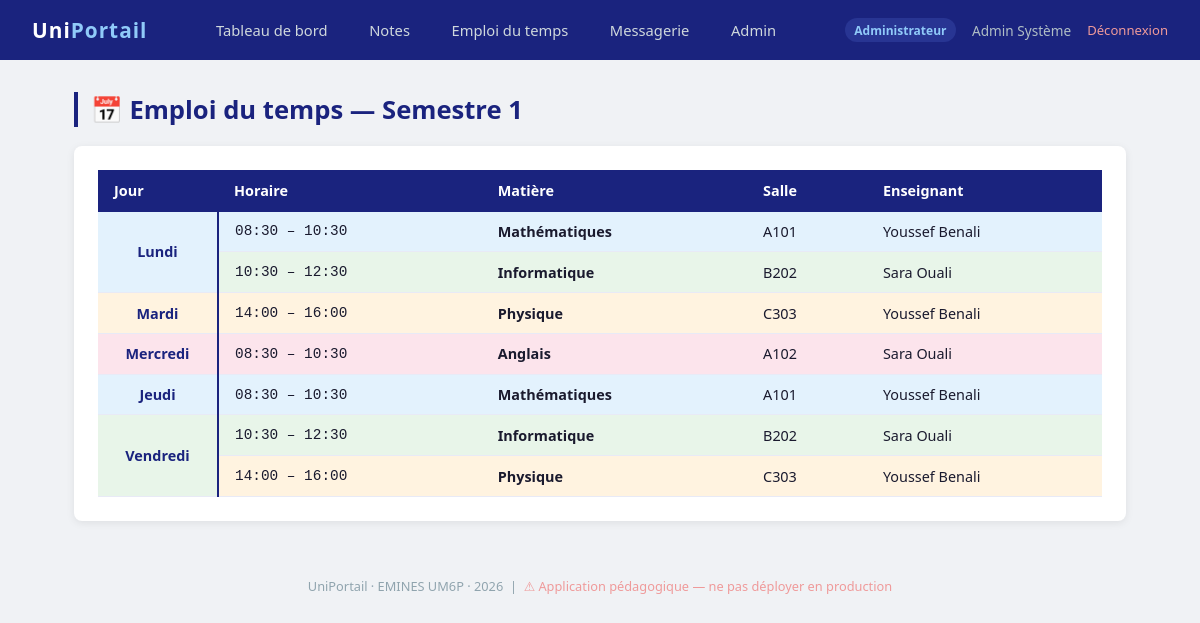
The app's page /app/emploi_du_temps.php (signed in) with its own data.
### tables this page shows
CREATE TABLE emploi_du_temps (
    id             INT AUTO_INCREMENT PRIMARY KEY,
    matiere        VARCHAR(100) NOT NULL,
    professeur_id  INT NOT NULL,
    jour           ENUM('Lundi','Mardi','Mercredi','Jeudi','Vendredi') NOT NULL,
    heure_debut    TIME NOT NULL,
    heure_fin      TIME NOT NULL,
    salle          VARCHAR(50)  NOT NULL,
    FOREIGN KEY (professeur_id) REFERENCES users(id)
);

CREATE TABLE users (
    id            INT AUTO_INCREMENT PRIMARY KEY,
    nom           VARCHAR(100)  NOT NULL,
    prenom        VARCHAR(100)  NOT NULL,
    email         VARCHAR(150)  NOT NULL UNIQUE,
    password      VARCHAR(255)  NOT NULL,
    role          ENUM('admin','professeur','etudiant') NOT NULL,
    date_creation DATETIME DEFAULT CURRENT_TIMESTAMP
);

### app/emploi_du_temps.php (the view, shortened to what this page needs)
<?php
require_once 'config.php';
require_once 'layout.php';
$edt = $pdo->query(
    "SELECT e.jour, e.heure_debut, e.heure_fin, e.matiere, e.salle,
            u.nom, u.prenom
     FROM emploi_du_temps e
     JOIN users u ON u.id = e.professeur_id
     ORDER BY FIELD(e.jour,'Lundi','Mardi','Mercredi','Jeudi','Vendredi'), e.heure_debut"
)->fetchAll(PDO::FETCH_ASSOC);
$parJour = [];
foreach ($edt as $cours) {
    $parJour[$cours['jour']][] = $cours;
}
$jours = ['Lundi','Mardi','Mercredi','Jeudi','Vendredi'];
$colors = [
    'Mathématiques' => '#e3f2fd',
    'Informatique'  => '#e8f5e9',
    'Physique'      => '#fff3e0',
    'Anglais'       => '#fce4ec',
];
?>
<div class="container">
  <h1>📅 Emploi du temps — Semestre 1</h1>
  <div class="card">
    <table>
      <thead>
        <tr>
          <th style="width:120px;">Jour</th>
          <th>Horaire</th>
          <th>Matière</th>
          <th>Salle</th>
          <th>Enseignant</th>
        </tr>
      </thead>
      <tbody>
        <?php foreach ($jours as $jour): ?>
          <?php if (!empty($parJour[$jour])): ?>
            <?php foreach ($parJour[$jour] as $i => $cours): ?>
            <tr style="background:<?= $colors[$cours['matiere']] ?? '#fff' ?>;">
              <?php if ($i === 0): ?>
              <td rowspan="<?= count($parJour[$jour]) ?>"
                  style="font-weight:700;color:#1a237e;vertical-align:middle;text-align:center;
                         border-right:2px solid #1a237e;">
                <?= htmlspecialchars($jour) ?>
              </td>
              <?php endif; ?>
              <td style="font-family:monospace;">
                <?= substr($cours['heure_debut'],0,5) ?> – <?= substr($cours['heure_fin'],0,5) ?>
              </td>
              <td style="font-weight:600;"><?= htmlspecialchars($cours['matiere']) ?></td>
              <td><?= htmlspecialchars($cours['salle']) ?></td>
              <td><?= htmlspecialchars($cours['prenom'] . ' ' . $cours['nom']) ?></td>
            </tr>
            <?php endforeach; ?>
          <?php endif; ?>
        <?php endforeach; ?>
      </tbody>
    </table>
  </div>
</div>

### app/layout.php (style rules this page uses)
*, *::before, *::after { box-sizing: border-box; margin: 0; padding: 0; }
body { font-family: 'Segoe UI', Arial, sans-serif; background: #f0f2f5; color: #1a1a2e; min-height: 100vh; }
.container { max-width: 1100px; margin: 2rem auto; padding: 0 1.5rem; }
h1 { font-size: 1.6rem; margin-bottom: 1.2rem; color: #1a237e; border-left: 4px solid #1a237e; padding-left: .8rem; }
.card { background: #fff; border-radius: 8px; box-shadow: 0 2px 8px rgba(0,0,0,.08); padding: 1.5rem; margin-bottom: 1.5rem; }
table { width: 100%; border-collapse: collapse; font-size: .9rem; }
th { background: #1a237e; color: #fff; padding: .7rem 1rem; text-align: left; }
td { padding: .65rem 1rem; border-bottom: 1px solid #e8eaf6; }

### records on screen
emploi_du_temps: jour "Lundi", heure_debut "08:30", heure_fin "10:30", matiere "Mathématiques", salle "A101", professeur.nom "Youssef Benali"
emploi_du_temps: heure_debut "10:30", heure_fin "12:30", matiere "Informatique", salle "B202", professeur.nom "Sara Ouali"
emploi_du_temps: jour "Mardi", heure_debut "14:00", heure_fin "16:00", matiere "Physique", salle "C303", professeur.nom "Youssef Benali"
emploi_du_temps: jour "Mercredi", heure_debut "08:30", heure_fin "10:30", matiere "Anglais", salle "A102", professeur.nom "Sara Ouali"
emploi_du_temps: jour "Jeudi", heure_debut "08:30", heure_fin "10:30", matiere "Mathématiques", salle "A101", professeur.nom "Youssef Benali"
emploi_du_temps: jour "Vendredi", heure_debut "10:30", heure_fin "12:30", matiere "Informatique", salle "B202", professeur.nom "Sara Ouali"
emploi_du_temps: heure_debut "14:00", heure_fin "16:00", matiere "Physique", salle "C303", professeur.nom "Youssef Benali"

### other values on screen
labelRole($role) "Administrateur"
$nom "Admin Système"
